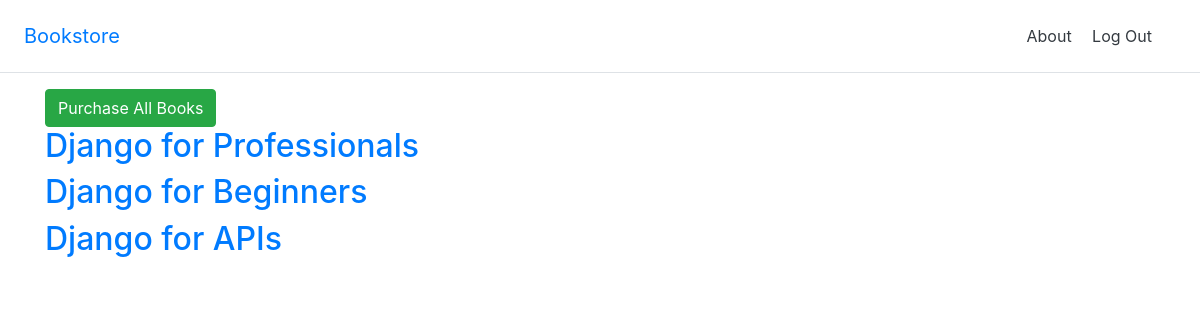
The app's page /books/ (signed in) with its own data.
### books/models.py (models this page shows, shortened)
class Book(models.Model):
    id = models.UUIDField(primary_key=True, default=uuid.uuid4, editable=False)
    title = models.CharField(max_length=200)
    author = models.CharField(max_length=200)
    price = models.DecimalField(max_digits=6,decimal_places=2)
    cover = models.ImageField(upload_to='covers/', blank=True)
    class Meta:
        permissions = [
            ('special_status', 'Can read all books'),
        ]
    def get_absolute_url(self):
        return reverse('book_detail', args=[str(self.id)])

### books/views.py (the view)
# urls.py: path('',BookListView.as_view(), name='book_list'),
class BookListView(LoginRequiredMixin,ListView):
    model = Book
    context_object_name = 'book_list'
    template_name = 'books/book_list.html'
    login_url = 'account_login'

### templates/books/book_list.html (shortened to what this page needs)
{% extends '_base.html' %}
{% block content %}
<a href="{% url 'orders' %}" class="btn btn-success" >Purchase All Books</a>
    {% for book in book_list %}
        <div>
            <h2><a href="{{ book.get_absolute_url }}">{{ book.title }}</a></h2>
        </div>
    {% endfor %}
{% endblock content %}

### records on screen
Book: title "Django for Professionals"
Book: title "Django for Beginners"
Book: title "Django for APIs"
